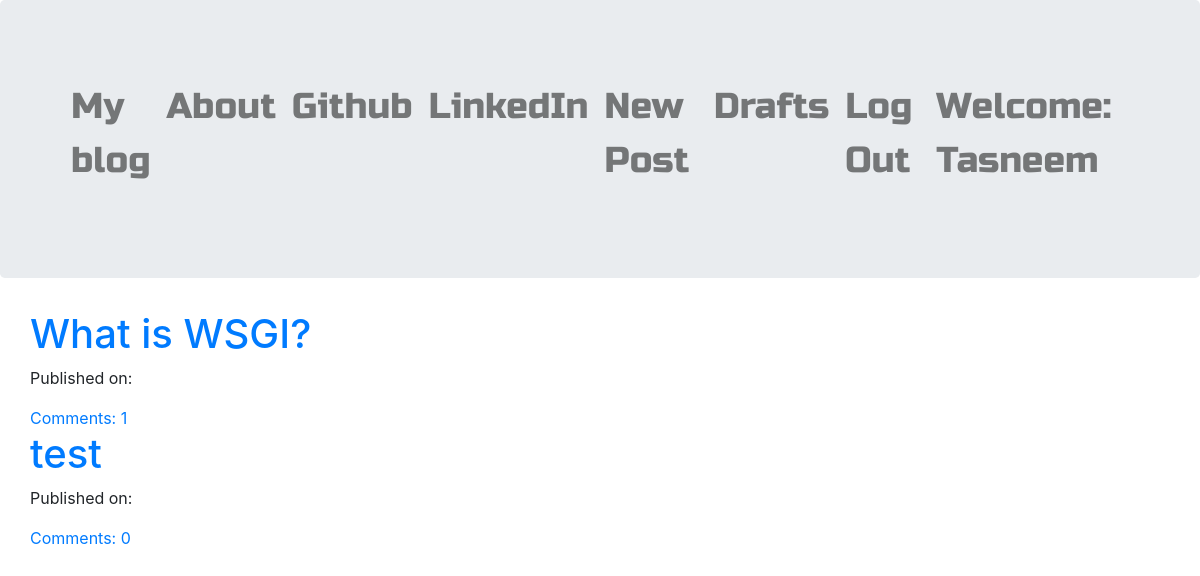
The app's page / (signed in) with its own data.
### blog/models.py (models this page shows, shortened)
class Post(models.Model):
    author = models.ForeignKey('auth.User')
    title = models.CharField(max_length=200)
    text = models.TextField()
    create_date = models.DateTimeField(default=timezone.now)
    published_date = models.DateTimeField(blank=True,null=True)
    def approve_comments(self):
        return self.comments.filter(approved_comment=True)

### blog/views.py (the view)
# urls.py: url(r'^$',views.PostListView.as_view(),name='post_list'),
class PostListView(ListView):
    model = Post
    def get_queryset(self):
        return Post.objects.filter(published_date__lte=timezone.now()).order_by('-published_date')

### blog/templates/blog/post_list.html
{% extends "blog/base.html" %}
{% block content %}
<div class="centerstage row">
  <div class="col-12">
    {% for post in post_list %}
    <div class="post">
      <h1><a href="{% url 'post_detail' pk=post.pk %}">{{ post.title }}</a></h1>
      <div class="date">
        <p>Published on: {{ post.published |date:"D M Y" }}</p>
      </div>
      <a href="{% url 'post_detail' pk=post.pk %}">Comments: {{ post.approve_comments.count }}</a>
    </div>
    {% endfor %}
  </div>
</div>
{% endblock %}

### blog/templates/blog/base.html (shortened to what this page needs)
<!DOCTYPE html>
{% load staticfiles %}
<html>
  <head>
    <link rel="stylesheet" href="https://maxcdn.bootstrapcdn.com/bootstrap/4.0.0-beta/css/bootstrap.min.css">
    <link rel="stylesheet" href="https://maxcdn.bootstrapcdn.com/font-awesome/4.5.0/css/font-awesome.min.css">
    <link rel="stylesheet" href="//cdn.jsdelivr.net/npm/medium-editor@latest/dist/css/medium-editor.min.css" type="text/css" media="screen" charset="utf-8">
    <link rel="stylesheet" href="{% static  'css/blog.css' %}">
  </head>
  <body class="loader">
    <div class="container-fluid">
      <div class="row jumbotron">
            <div class="col-12">
          <nav class="navbar navbar-expand-lg navbar-light techfont">
            <div class="collapse navbar-collapse">
              <ul class="navbar-nav mr-auto">
                <li><a class='nav-link bigbrand' href="{% url 'post_list' %}">My blog</a></li>
                <li><a class='nav-link bigbrand' href ="{% url 'about' %}">About</a></li>
                <li><a class='nav-link bigbrand' href="https://www.github.com">Github</a></li>
                <li><a class='nav-link bigbrand' href="https://www.linkedin.com">LinkedIn</a></li>
              </ul>
              <ul class="navbar-nav ml-auto">
                {% if user.is_authenticated %}
                <li>
                  <a class='nav-link bigbrand' href="{% url 'post_new' %}">New Post</a>
                </li>
                <li>
                  <a class='nav-link bigbrand' href="{% url 'post_draft_list' %}">Drafts</a>
                </li>
                <li>
                  <a class='nav-link bigbrand' href="{% url 'logout' %}">Log Out</a>
                </li>
                <li>
                    <a class='nav-link bigbrand'>Welcome: {{ user.username }}</a>
                </li>
                  {% else %}
                  <li><a class='nav-link bigbrand' href="{% url 'login' %}"><i class="fa fa-user span-i-size" aria-hidden="true"></i></a></li>
                {% endif %}
              </ul>
            </div>
          </nav>
            </div>
      </div>
      <div class="content row">
        <div class="col-12">
          <div class="block_posts">
            {% block content %}
            {% endblock %}
          </div>
        </div>
      </div>
    </div>
  </body>
</html>

### blog/static/css/blog.css (style rules this page uses)
.techfont { font-family: 'Russo One', sans-serif; font-size: 1.5em; margin-bottom: 10px; }
.bigbrand { font-size: 1.5em; }
.centerstage { margin-left: auto; margin-right: auto; }
.loader { filter:hue-rotate(0deg); color:linear-gradient(45deg,#0f8,#08f); animation:hue 10000ms infinite linear; }

### records on screen
Post: title "What is WSGI?", approve_comments.count "1"
Post: title "test", approve_comments.count "0"

### other values on screen
{{ user.username }} "Tasneem"
